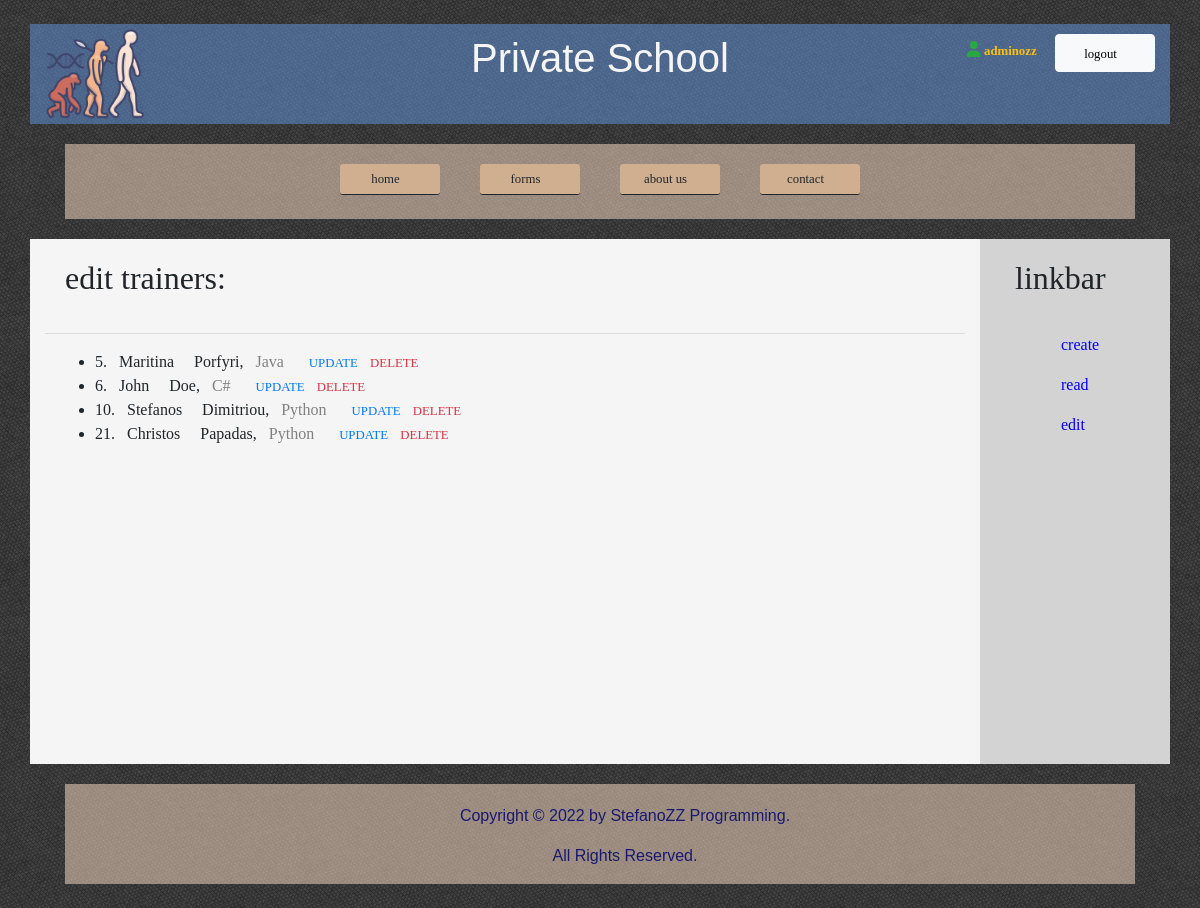
/trainer/edit/ (signed in), run on the app's committed database.
### trainerapp/models.py (models this page shows)
class Trainer(models.Model):
    firstName = models.CharField(max_length=50)
    lastName = models.CharField(max_length=50)
    subject = models.CharField(max_length=50)

### trainerapp/views.py (the view)
# urls.py: path("trainer/edit/", views.edit, name="edit"),
def edit(request):
    myErrors={}
    try:
        if request.user.moderator.is_moderator:
            allTrainers = Trainer.objects.order_by("id")
            context = {"allTrainers": allTrainers}
        return render(request, "trainerapp/edit.html", context)
    except ObjectDoesNotExist:
        myErrors["no_moderator"] = "only moderators can edit trainers!"
        return render(request, "trainerapp/edit.html", myErrors)
    except AttributeError:
        myErrors["no_moderator"] = "only moderators can edit trainers!"
        return render(request, "trainerapp/edit.html", myErrors)

### trainerapp/templates/trainerapp/edit.html (shortened to what this page needs)
{% extends "trainerapp/base.html" %}
{% block content %}
    <h2> edit trainers: </h2>
    <hr>
    {% if user.moderator.is_moderator %}
        {% if allTrainers %}
            <ul>
                {% for trainer in allTrainers %}
                <li>
                    <span class="trainerID">{{trainer.id}}.</span>
                    <span class="fname">{{trainer.firstName}}</span>
                    <span class="lname">{{trainer.lastName}},</span>
                    <span class="subject">{{trainer.subject}}</span>
                    <span class="edit_update"><a class="text-primary" href="/trainer/update/{{trainer.id}}"> UPDATE </a></span>
                    <span class="edit_delete"><a class="text-danger"href="/trainer/delete/{{trainer.id}}"> DELETE </a></span>
                </li>
                {% endfor %}
            </ul>
        {% else %}
            <p> no trainers </p>
        {% endif %}
    {% else %}
        <h2 class="text-danger">{{no_moderator}}</h2>
    {% endif %}
{% endblock %}

### trainerapp/templates/trainerapp/base.html (shortened to what this page needs)
<!DOCTYPE html>
<html lang="en">
<head>
    <link rel="stylesheet" type="text/css" href="https://stackpath.bootstrapcdn.com/bootstrap/4.5.2/css/bootstrap.min.css">
    <link rel="stylesheet" href="https://cdnjs.cloudflare.com/ajax/libs/font-awesome/6.0.0/css/all.min.css" />
    {% load static %}
    <link rel="stylesheet" type="text/css" href="{% static 'trainerapp/css/styles.css' %}">
</head>
<body class="container my-4">
    <header class="row">
        <div class="col-md-4 header_logo">
            <img src="../../static/trainerapp/images/evolution.png" alt="header_logo"/>
        </div>
        <div class="col-md-4 header_text">
            <h1>Private School</h1>
        </div>
        <div class="col-md-4 login_signup">
            {% if user.is_active %}
                <i class="fa-solid fa-user text-success"><a class="text-warning">  {{ request.user.username }}</a></i>
                <button value="button" class="btn btn-light"><a href="/logout/"> logout </a></button>
            {% else %}
                <button value="button" class="btn btn-warning"><a href="/login/"> login </a></button><br>
                <button value="button" class="btn btn-warning"><a href="/signup/"> sign up </a></button>
            {% endif %}
        </div>
    </header>
    <nav class="navbar-expand-lg">
        <ul>
            <li><a href="/">home</a></li>
            <li><a>forms</a>
            </li>
            <li><a>about us</a></li>
            <li><a>contact</a></li>
        </ul>
    </nav>
    <main class="row">
        <section class="content col-md-10">
            {% block content %}{% endblock %}
        </section>
        <aside class="linkbar col-md-2">
            {% block linkbar %}
            <h2> linkbar </h2>
            <ul class="nav flex-column">
                <li class="nav-link"><a class="text-decoration-none" href="/trainer/create/">create</a></li>
                <li class="nav-link"><a class="text-decoration-none" href="/trainer/read/">read</a></li>
                <li class="nav-link"><a class="text-decoration-none" href="/trainer/edit/">edit</a></li>
            </ul>
            {% endblock %}
        </aside>
    </main>
    <footer>
        <p>Copyright &copy; 2022 by StefanoZZ Programming.</p>
        <p>All Rights Reserved.</p>
    </footer>
</body>
</html>

### trainerapp/static/trainerapp/css/styles.css (style rules this page uses)
* { margin: 0; padding: 0; box-sizing: border-box; }
.container { background-image: url(../images/pattern.png); font-family:'Gill Sans', 'Gill Sans MT', Calibri, 'Trebuchet MS', sans-serif; }
header { color: whitesmoke; background-color:rgb(100, 150, 225, 0.5); font-family:'Gill Sans', 'Gill Sans MT', Calibri, 'Trebuchet MS', sans-serif; height: 100px; }
.header_logo img { height: 100px; }
.header_text { text-align: center; font-size: 2em; padding-top: 10px; }
.login_signup { padding-top: 5px; text-align: right; }
nav { background-color:rgb(255, 225, 200, 0.5); text-align: center; margin: 20px; padding: 20px; height: 75px; }
nav ul { list-style: none; display: inline-block; }
nav ul li { width: 100px; margin-right: 20px; margin-left: 20px; float: left; position: relative; }
nav ul li a { text-decoration: none; background-color:rgba(207, 175, 143); color:rgb(30, 40, 50); display: block; line-height: 30px; border-radius: 3px; border-bottom: 0.1px solid; }
main { background-color:whitesmoke; height: 525px; }
.linkbar { background-color:lightgray; }
.linkbar a { color: blue; text-decoration: underline; font-size: 1em; }
.fname, .lname { padding: 0.5em; }
.subject { padding-right: 0.5em; color:gray; }
.edit_update a { padding-left: 5px; }
h2 { font-family: Georgia; font-size:2em; padding: 20px; }
li { font-family: Georgia; margin-left: 50px; }
a { color:black; padding-right:0.7em; font-family:Verdana; font-size:0.8em; }
button { margin-top: 5px; width: 100px; display: block; }
.btn a { display: inline-block; }
p { padding-left: 50px; }
i { padding-right: 5px; }
footer { background-color:rgb(255, 225, 200, 0.5); color:midnightblue; height: 100px; margin: 20px; padding: 20px; text-align: center; }

### data on the page
Trainer: id "5", firstName "Maritina", lastName "Porfyri", subject "Java"
Trainer: id "6", firstName "John", lastName "Doe", subject "C#"
Trainer: id "10", firstName "Stefanos", lastName "Dimitriou", subject "Python"
Trainer: id "21", firstName "Christos", lastName "Papadas", subject "Python"

### other printed values
{{ request.user.username }} "adminozz"
